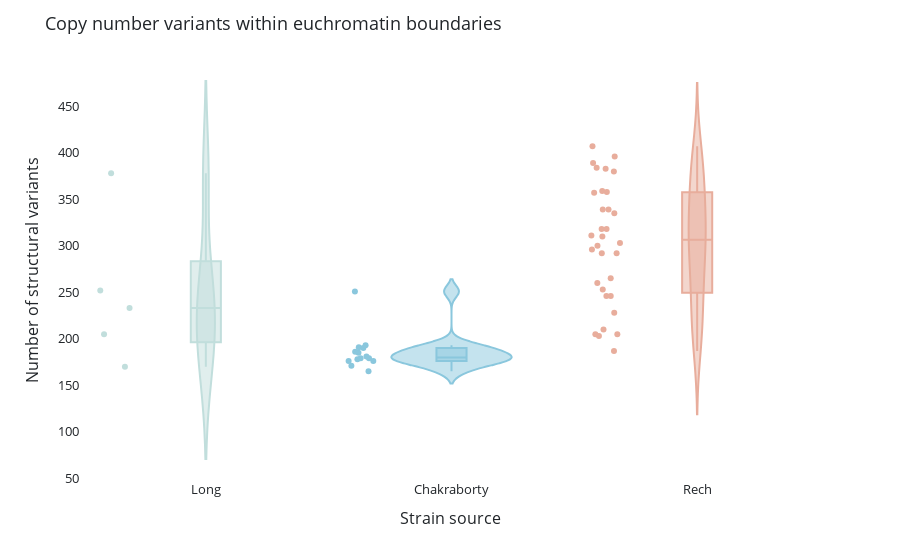

Notebook code cell kept with this figure:
### Code cell
df1['total_CNV']= df1['CNV_R']+df1['CNV_Q']
fig = px.violin(df1, x='Source', y='total_CNV',
                 hover_name="Sample", hover_data=["Sample"], points='all',  box=True, color="Source", 
                 color_discrete_map={'Chakraborty':'#8ac7dd','Long':'#c1dedc','Rech':'#e8ad9c'})

fig.update_layout(
    paper_bgcolor='rgba(255,255,255,255)',
    plot_bgcolor='rgba(0,0,0,0)',
    showlegend=False,
    title="Copy number variants within euchromatin boundaries",
    xaxis_title="Strain source",
    yaxis_title="Number of structural variants",
    legend_title="Legend Title",
    font=dict(size=13,color="#212529")) 

fig.show()

### Figure 1 — Plotly figure (JSON) as saved in the notebook; plotly's stock layout.template omitted (floating-point values rounded to 4 significant figures)
{"data": [{"alignmentgroup": "True", "box": {"visible": true}, "customdata": [["I23"], ["T29A"], ["B59"], ["N25"], ["ZH26"]], "hovertemplate": "<b>%{hovertext}</b><br><br>Source=%{x}<br>total_CNV=%{y}<br>Sample=%{customdata[0]}<extra></extra>", "hovertext": ["I23", "T29A", "B59", "N25", "ZH26"], "legendgroup": "Long", "marker": {"color": "#c1dedc"}, "name": "Long", "offsetgroup": "Long", "orientation": "v", "points": "all", "scalegroup": "True", "showlegend": true, "type": "violin", "x": ["Long", "Long", "Long", "Long", "Long"], "x0": " ", "xaxis": "x", "y": [170, 252, 233, 205, 378], "y0": " ", "yaxis": "y"}, {"alignmentgroup": "True", "box": {"visible": true}, "customdata": [["A1"], ["A2"], ["A3"], ["A4"], ["A5"], ["A6"], ["A7"], ["AB8"], ["B1"], ["B2"], ["B3"], ["B4"], ["B6"], ["ORE"]], "hovertemplate": "<b>%{hovertext}</b><br><br>Source=%{x}<br>total_CNV=%{y}<br>Sample=%{customdata[0]}<extra></extra>", "hovertext": ["A1", "A2", "A3", "A4", "A5", "A6", "A7", "AB8", "B1", "B2", "B3", "B4", "B6", "ORE"], "legendgroup": "Chakraborty", "marker": {"color": "#8ac7dd"}, "name": "Chakraborty", "offsetgroup": "Chakraborty", "orientation": "v", "points": "all", "scalegroup": "True", "showlegend": true, "type": "violin", "x": ["Chakraborty", "Chakraborty", "Chakraborty", "Chakraborty", "Chakraborty", "Chakraborty", "Chakraborty", "Chakraborty", "Chakraborty", "Chakraborty", "Chakraborty", "Chakraborty", "Chakraborty", "Chakraborty"], "x0": " ", "xaxis": "x", "y": [181, 179, 179, 193, 176, 185, 251, 186, 190, 176, 191, 171, 165, 178], "y0": " ", "yaxis": "y"}, {"alignmentgroup": "True", "box": {"visible": true}, "customdata": [["AKA017"], ["AKA018"], ["COR014"], ["COR018"], ["COR023"], ["COR025"], ["GIM012"], ["GIM024"], ["JUT008"], ["JUT011"], ["KIE094"], ["LUN004"], ["LUN007"], ["MUN008"], ["MUN009"], ["MUN013"], ["MUN015"], ["MUN016"], ["MUN020"], ["RAL059"], ["RAL091"], ["RAL176"], ["RAL177"], ["RAL375"], ["RAL426"], ["RAL737"], ["RAL855"], ["SLA001"], ["STO022"], ["TEN015"], ["TOM007"], ["TOM008"]], "hovertemplate": "<b>%{hovertext}</b><br><br>Source=%{x}<br>total_CNV=%{y}<br>Sample=%{customdata[0]}<extra></extra>", "hovertext": ["AKA017", "AKA018", "COR014", "COR018", "COR023", "COR025", "GIM012", "GIM024", "JUT008", "JUT011", "KIE094", "LUN004", "LUN007", "MUN008", "MUN009", "MUN013", "MUN015", "MUN016", "MUN020", "RAL059", "RAL091", "RAL176", "RAL177", "RAL375", "RAL426", "RAL737", "RAL855", "SLA001", "STO022", "TEN015", "TOM007", "TOM008"], "legendgroup": "Rech", "marker": {"color": "#e8ad9c"}, "name": "Rech", "offsetgroup": "Rech", "orientation": "v", "points": "all", "scalegroup": "True", "showlegend": true, "type": "violin", "x": ["Rech", "Rech", "Rech", "Rech", "Rech", "Rech", "Rech", "Rech", "Rech", "Rech", "Rech", "Rech", "Rech", "Rech", "Rech", "Rech", "Rech", "Rech", "Rech", "Rech", "Rech", "Rech", "Rech", "Rech", "Rech", "Rech", "Rech", "Rech", "Rech", "Rech", "Rech", "Rech"], "x0": " ", "xaxis": "x", "y": [203, 253, 246, 359, 358, 396, 310, 205, 210, 260, 292, 265, 335, 339, 303, 339, 318, 205, 318, 296, 380, 407, 228, 187, 389, 292, 357, 384, 300, 383, 246, 311], "y0": " ", "yaxis": "y"}], "layout": {"font": {"color": "#212529", "size": 13}, "legend": {"title": {"text": "Legend Title"}, "tracegroupgap": 0}, "margin": {"t": 60}, "paper_bgcolor": "rgba(255,255,255,255)", "plot_bgcolor": "rgba(0,0,0,0)", "showlegend": false, "title": {"text": "Copy number variants within euchromatin boundaries"}, "violinmode": "overlay", "xaxis": {"anchor": "y", "categoryarray": ["Long", "Chakraborty", "Rech"], "categoryorder": "array", "domain": [0, 1], "title": {"text": "Strain source"}}, "yaxis": {"anchor": "x", "domain": [0, 1], "title": {"text": "Number of structural variants"}}}}
